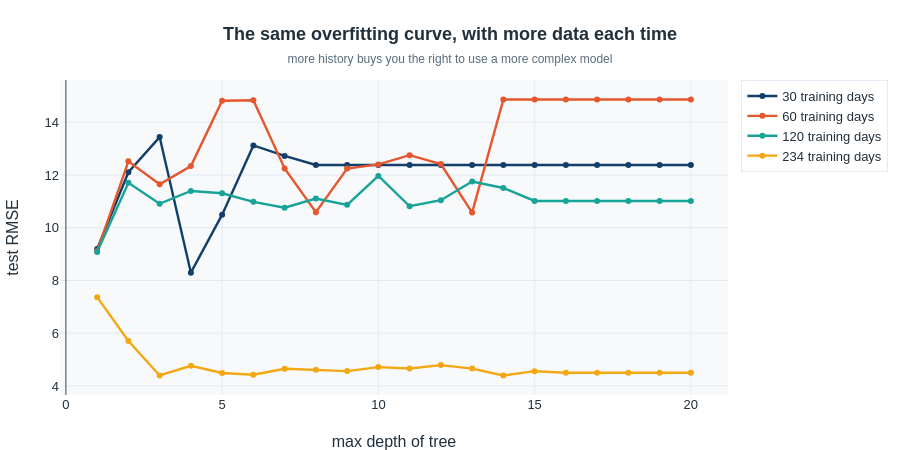

Notebook source saved alongside this figure:
### Markdown cell above
### Overfitting is not a property of the model. It is a relationship.

Nothing about a depth-20 tree is inherently wrong. What was wrong was a depth-20 tree *given
30 days of data*.

Below is the identical experiment repeated with more and more history. Watch the U flatten out.
With 234 days the curve is almost level — the same tree that was disastrous on 30 days is now
merely unnecessary.

This is why "which model should I use?" is close to unanswerable in the abstract. Capacity has
to be judged against the amount of data you actually have, which is the idea Lecture 2c turns
into a diagnostic you can compute.

### Code cell
fig = go.Figure()
for j, n_train in enumerate([30, 60, 120, len(ytr)]):
    _, te_n, _ = depth_curves(n_train)
    fig.add_trace(go.Scatter(x=depths, y=te_n, mode="lines+markers",
                             name=f"{n_train} training days",
                             line=dict(color=COL[j], width=2.4)))
fig.update_layout(title="<b>The same overfitting curve, with more data each time</b><br>"
                        "<span style='font-size:12px;color:#5A6B7B'>more history buys you the "
                        "right to use a more complex model</span>",
                  xaxis_title="max depth of tree", yaxis_title="test RMSE", height=450)
fig.show()

### Figure 1 — Plotly figure (JSON) as saved in the notebook; plotly's stock layout.template omitted (floating-point values rounded to 4 significant figures)
{"data": [{"line": {"color": "#123F69", "width": 2.4}, "mode": "lines+markers", "name": "30 training days", "type": "scatter", "x": [1, 2, 3, 4, 5, 6, 7, 8, 9, 10, 11, 12, 13, 14, 15, 16, 17, 18, 19, 20], "y": [9.192, 12.1, 13.44, 8.297, 10.5, 13.12, 12.72, 12.38, 12.38, 12.38, 12.38, 12.38, 12.38, 12.38, 12.38, 12.38, 12.38, 12.38, 12.38, 12.38]}, {"line": {"color": "#E4572E", "width": 2.4}, "mode": "lines+markers", "name": "60 training days", "type": "scatter", "x": [1, 2, 3, 4, 5, 6, 7, 8, 9, 10, 11, 12, 13, 14, 15, 16, 17, 18, 19, 20], "y": [9.116, 12.52, 11.65, 12.34, 14.82, 14.83, 12.25, 10.59, 12.24, 12.4, 12.75, 12.42, 10.57, 14.86, 14.86, 14.86, 14.86, 14.86, 14.86, 14.86]}, {"line": {"color": "#17A398", "width": 2.4}, "mode": "lines+markers", "name": "120 training days", "type": "scatter", "x": [1, 2, 3, 4, 5, 6, 7, 8, 9, 10, 11, 12, 13, 14, 15, 16, 17, 18, 19, 20], "y": [9.081, 11.7, 10.91, 11.39, 11.31, 10.98, 10.76, 11.11, 10.87, 11.96, 10.82, 11.05, 11.75, 11.51, 11.02, 11.02, 11.02, 11.02, 11.02, 11.02]}, {"line": {"color": "#F3A712", "width": 2.4}, "mode": "lines+markers", "name": "234 training days", "type": "scatter", "x": [1, 2, 3, 4, 5, 6, 7, 8, 9, 10, 11, 12, 13, 14, 15, 16, 17, 18, 19, 20], "y": [7.367, 5.707, 4.396, 4.762, 4.49, 4.424, 4.651, 4.613, 4.564, 4.714, 4.662, 4.791, 4.657, 4.396, 4.56, 4.501, 4.501, 4.501, 4.501, 4.501]}], "layout": {"height": 450, "title": {"text": "<b>The same overfitting curve, with more data each time</b><br><span style='font-size:12px;color:#5A6B7B'>more history buys you the right to use a more complex model</span>"}, "xaxis": {"title": {"text": "max depth of tree"}}, "yaxis": {"title": {"text": "test RMSE"}}}}
